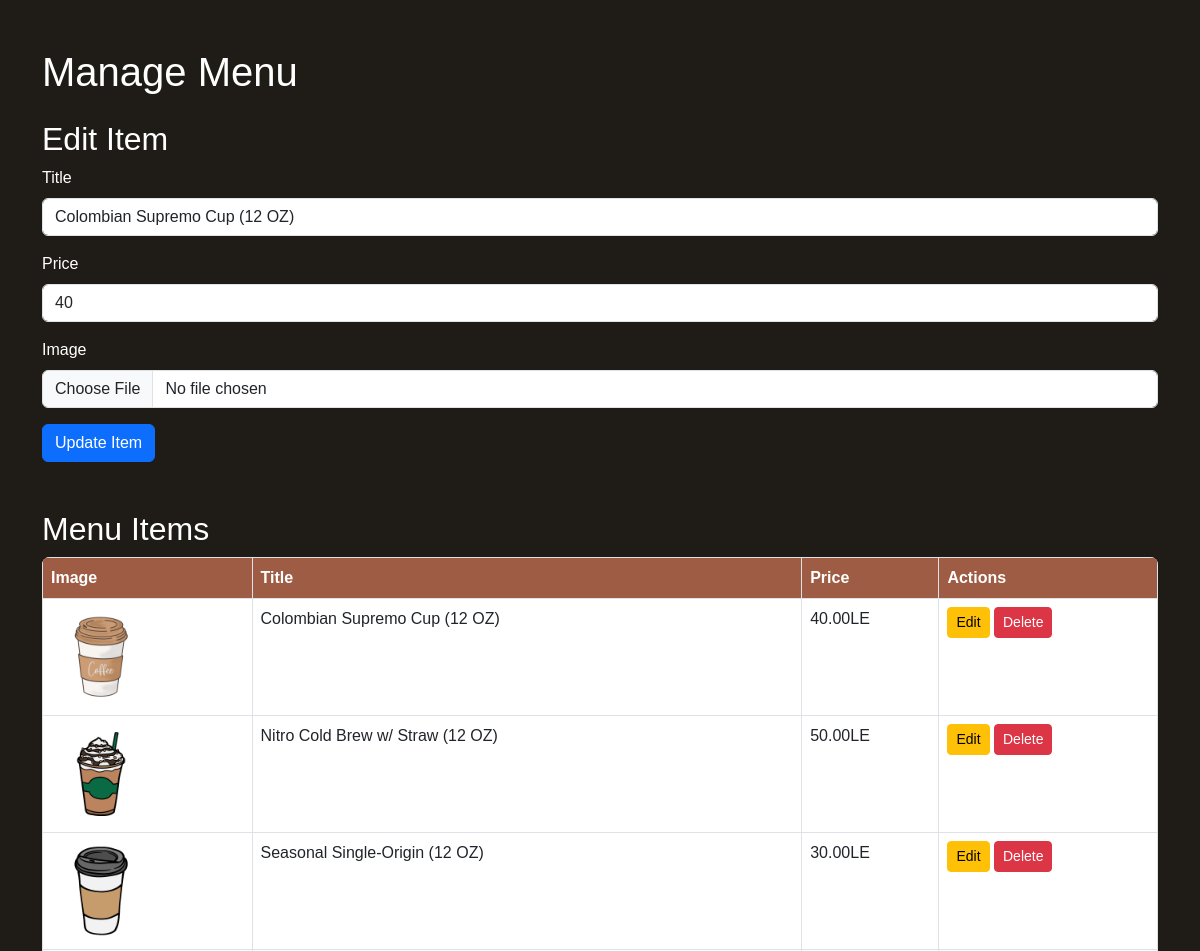
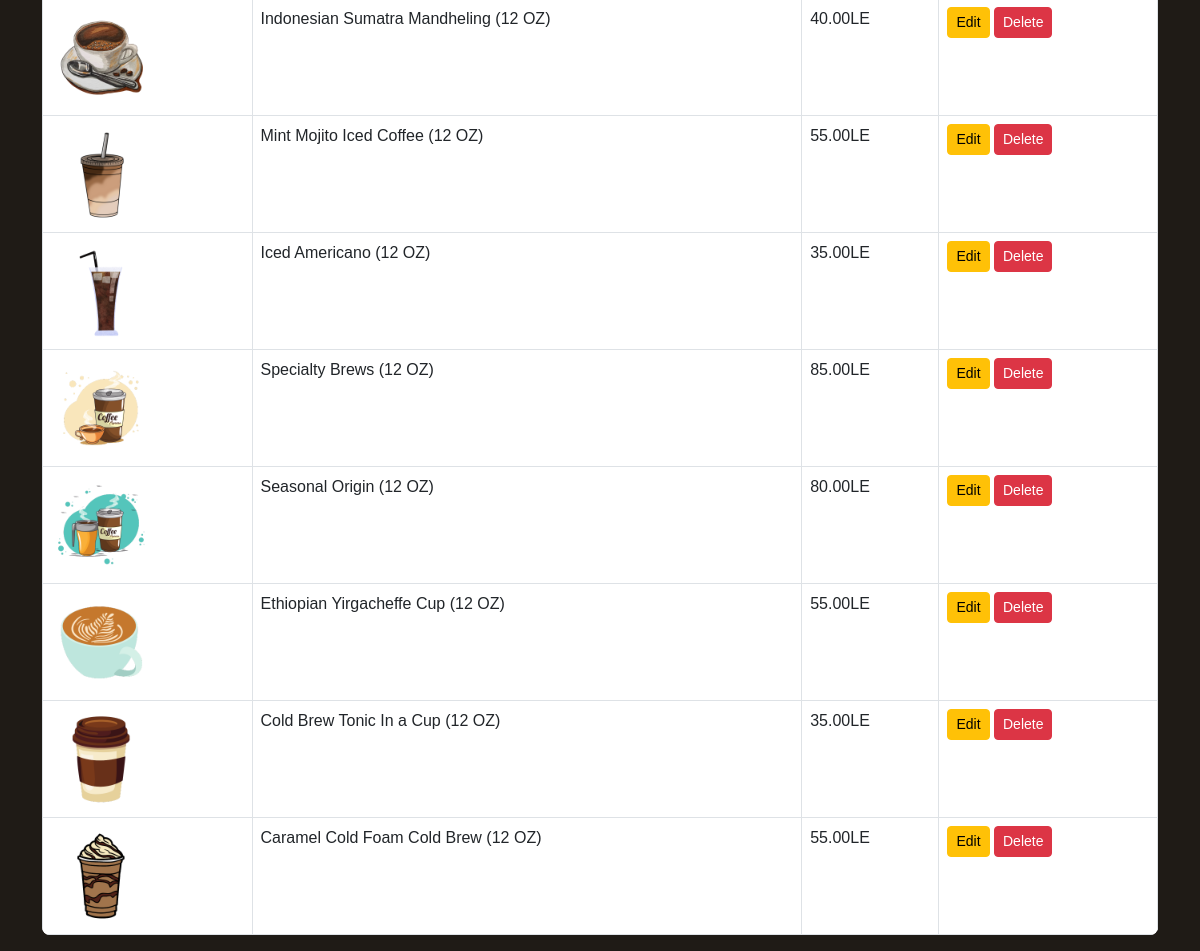
The app's page /adminmenu.php?edit=2 with its own data (2 pictures, top to bottom).
### tables this page shows
CREATE TABLE `menu_items` (
  `id` int(11) NOT NULL,
  `title` varchar(255) NOT NULL,
  `price` int(11) NOT NULL,
  `image_url` varchar(255) NOT NULL
);

### adminmenu.php (the view, shortened to what this page needs)
<?php
$host = 'localhost';
$username = 'root';
$password = '';
$database = 'coffe_shop_reg';
$conn = new mysqli($host, $username, $password, $database);
$editItem = null;
if (isset($_GET['edit'])) {
    $id = intval($_GET['edit']);
    $result = $conn->query("SELECT * FROM menu_items WHERE id = $id");
    $editItem = $result->fetch_assoc();
}
$menuItems = $conn->query("SELECT * FROM menu_items")->fetch_all(MYSQLI_ASSOC);
?>
<!DOCTYPE html>
<html lang="en">
<head>
    <link href="https://cdn.jsdelivr.net/npm/bootstrap@5.3.0-alpha3/dist/css/bootstrap.min.css" rel="stylesheet">
    <link rel="stylesheet" href="./assets/css/adminmenu.css">
</head>
<body>
    <div class="container mt-5">
        <h1>Manage Menu</h1>
        <div class="mt-4">
            <h2><?php echo isset($editItem) ? 'Edit Item' : 'Add New Item'; ?></h2>
            <form action="adminmenu.php" method="POST" enctype="multipart/form-data">
                <div class="mb-3">
                    <label for="title" class="form-label">Title</label>
                    <input type="text" class="form-control" id="title" name="title" required value="<?php echo htmlspecialchars($editItem['title'] ?? ''); ?>">
                </div>
                <div class="mb-3">
                    <label for="price" class="form-label">Price</label>
                    <input type="number" class="form-control" id="price" name="price" required value="<?php echo htmlspecialchars($editItem['price'] ?? ''); ?>">
                </div>
                <div class="mb-3">
                    <label for="image" class="form-label">Image</label>
                    <input type="file" class="form-control" id="image" name="image">
                </div>
                <button type="submit" name="<?php echo isset($editItem) ? 'update_item' : 'add_item'; ?>" class="btn btn-primary">
                    <?php echo isset($editItem) ? 'Update Item' : 'Add Item'; ?>
                </button>
            </form>
        </div>
        <div class="mt-5">
            <h2>Menu Items</h2>
            <table class="table table-bordered">
                <thead>
                    <tr>
                        <th>Image</th>
                        <th>Title</th>
                        <th>Price</th>
                        <th>Actions</th>
                    </tr>
                </thead>
                <tbody>
                    <?php foreach ($menuItems as $item): ?>
                        <tr>
                            <td><img src="<?php echo $item['image_url']; ?>" alt="Menu Item" width="100"></td>
                            <td><?php echo htmlspecialchars($item['title']); ?></td>
                            <td><?php echo number_format($item['price'], 2); ?>LE</td>
                            <td>
                                <a href="adminmenu.php?edit=<?php echo $item['id']; ?>" class="btn btn-warning btn-sm">Edit</a>
                                <a href="adminmenu.php?delete=<?php echo $item['id']; ?>" class="btn btn-danger btn-sm" onclick="return confirm('Are you sure?')">Delete</a>
                            </td>
                        </tr>
                    <?php endforeach; ?>
                </tbody>
            </table>
        </div>
    </div>
</body>
</html>

### assets/css/adminmenu.css (style rules this page uses)
:root { --coffee: #9F5C44; --dark-coffee: #7A4330; --light-coffee: #B56E51; --mocha: #644C2C; --bg-dark: #1F1B16; --text-light: #ffffff; --text-dark: #13131A; }
body { background-color: var(--bg-dark); color: var(--text-light); font-family: Arial, sans-serif; }
.table { background-color: var(--text-light); color: var(--text-dark); border-radius: 8px; overflow: hidden; }
.table th { background-color: var(--coffee); color: var(--text-light); }

### records on screen
menu_items: title "Colombian Supremo Cup (12 OZ)", price "40", image_url (picture), price "40.00"
menu_items: image_url (picture), title "Nitro Cold Brew w/ Straw (12 OZ)", price "50.00"
menu_items: image_url (picture), title "Seasonal Single-Origin (12 OZ)", price "30.00"
menu_items: image_url (picture), title "Indonesian Sumatra Mandheling (12 OZ)", price "40.00"
menu_items: image_url (picture), title "Mint Mojito Iced Coffee (12 OZ)", price "55.00"
menu_items: image_url (picture), title "Iced Americano (12 OZ)", price "35.00"
menu_items: image_url (picture), title "Specialty Brews (12 OZ)", price "85.00"
menu_items: image_url (picture), title "Seasonal Origin (12 OZ)", price "80.00"
menu_items: image_url (picture), title "Ethiopian Yirgacheffe Cup (12 OZ)", price "55.00"
menu_items: image_url (picture), title "Cold Brew Tonic In a Cup (12 OZ)", price "35.00"
menu_items: image_url (picture), title "Caramel Cold Foam Cold Brew (12 OZ)", price "55.00"
